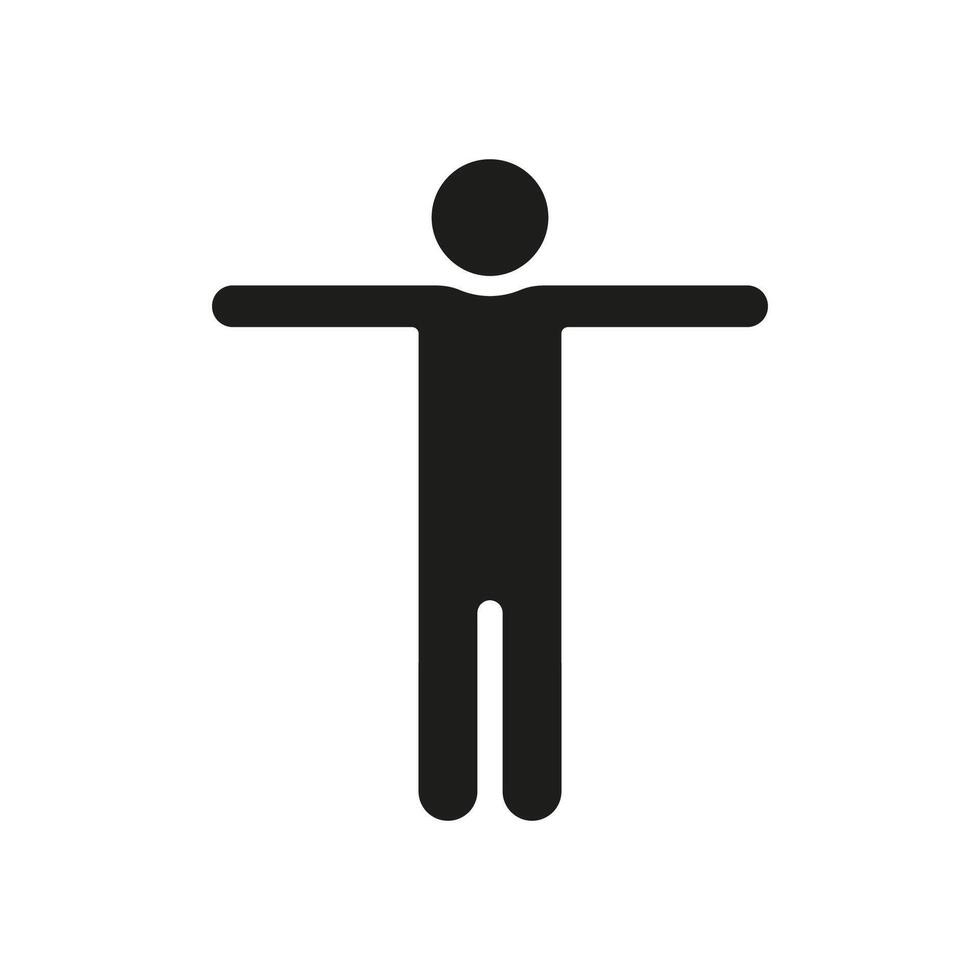
#> input picture human.jpg, 980 x 980 px
$ jupyter execute --allow-errors Project_Group_6.ipynb
#> lines starting #> are read from the running program, lines starting #| are printed output that depends on the picture; after the words box and inside, x2 and y2 are one past the last pixel; in counts of white or black regions, pixels touching at a corner belong together
# **MORPHOLOGICAL PROCESSING**

#### Clàudia Blasco (1709871)
#### Laura Buide (1710559)
#### Carla Cruz (1703329)
#### Laia Espluga (1710510)
#### Lucía Rodríguez (1705385).

## **1. Introduction**
Morphological processing is a fundamental technique in computer vision that analyzes and manipulates the structure of objects within an image. Based on set theory, it is primarily applied to **binary images** but can also be extended to **grayscale images**. Through operations such as **erosion, dilation, opening, and closing**, morphological processing enables **shape extraction, noise reduction, edge detection, and object segmentation**, making it essential in fields like **medicine, industry, and security**. This project aims to explore these concepts, demonstrating their applications and impact on image analysis.

## **2. Mathematical Foundations of Morphological Processing**

### 1. Set Theory: Understanding Sets in a Discrete Space
Morphological image processing is fundamentally based on **set theory**, where objects in a **binary image** are treated as sets of points in a **discrete space** (typically a 2D grid).
- A **binary image** consists of pixels with values **1 (foreground, object)** and **0 (background)**.
- The object in an image is represented as a **set of foreground pixels**, while the background is treated as the **complementary set**.

For example, an image \( A \) containing an object can be represented as:

$$ A = \{(x,y) \mid f(x,y) = 1\} $$

where \( f(x,y) \) is the pixel value at coordinates \( (x,y) \).

In morphological operations, these **sets of pixels** are manipulated using **structuring elements** to **modify shapes, extract features, or remove noise**.

### 2. Structuring Elements: Definition and Interaction with the Image
A **structuring element (SE)** is a small matrix (or kernel) that interacts with an image to **probe** and **modify** its structure.
- It is defined as a **binary set of pixels** (typically a small square, cross, or circle).
- The **origin (center)** of the structuring element determines how it overlaps with the image pixels.

Mathematically, if \( B \) is a structuring element, it is defined as:

$$ B = \{(x,y) \mid b(x,y) = 1\}$$

where \( b(x,y) \) represents the pixel values of the structuring element.

#### *How the Structuring Element Interacts with an Image*
- It is **placed over each pixel of the image**, aligning its center with the pixel.
- Depending on the operation (erosion, dilation, etc.), the interaction between the structuring element and the underlying pixels **modifies the image**.

For example, a **3×3 cross-shaped structuring element**:

$$ B =
\begin{bmatrix}
0 & 1 & 0 \\
1 & 1 & 1 \\
0 & 1 & 0
\end{bmatrix}
$$

This structuring element is commonly used for morphological operations like **dilation** and **erosion**.

### 3. Basic Set Operations in Morphological Processing
Morphological processing uses fundamental **set operations** to manipulate images:

#### 3.1 Intersection (A ∩ B)
- Finds **common pixels** between two sets (or binary images).
- In morphological processing, intersection can be used to **detect overlapping objects**.

Mathematically:

$$ A \cap B = \{(x,y) \mid (x,y) \in A \text{ and } (x,y) \in B\} $$

#### 3.2 Union (A ∪ B)
- Combines pixels from both sets, **merging objects** in an image.
- Used in **image fusion or combining binary masks**.

Mathematically:

$$ A \cup B = \{(x,y) \mid (x,y) \in A \text{ or } (x,y) \in B\}$$

#### 3.3 Complement (¬A)
- **Inverts the image** by flipping foreground and background.
- Used to **highlight objects against the background** or **prepare images for further processing**.

Mathematically:

$$ \neg A = \{(x,y) \mid (x,y) \notin A\}$$

### Application of These Operations in Morphology
This **mathematical foundation** forms the basis for morphological operations like **erosion, dilation, opening, and closing**, which are essential for **shape analysis, noise removal, and feature extraction** in image processing.

Here’s a Python code that demonstrates the mathematical applications for morphological image processing. This code applies fundamental morphological operations—erosion, dilation, and complementation—on a binary image, using a structuring element (kernel) to probe and modify the image’s structure.

[cell 1]
import numpy as np
import matplotlib.pyplot as plt
import cv2
from scipy.ndimage import binary_dilation

[cell 2]
# Function to apply manual erosion
def erosion_manual(image, struct_elem):
    h, w = image.shape
    sh, sw = struct_elem.shape
    pad_h, pad_w = sh // 2, sw // 2

    # Convert image to binary if it contains values in the range 0-255
    if np.max(image) == 255:
        image = image // 255  # Convert image to binary values (0 or 1)

    # Apply padding to the original image
    padded_image = np.pad(image, ((pad_h, pad_h), (pad_w, pad_w)), mode='constant', constant_values=0)
    eroded_image = np.zeros_like(image)

    # Apply erosion by scanning the image
    for i in range(h):
        for j in range(w):
            region = padded_image[i:i+sh, j:j+sw]

            # Check if all pixels corresponding to 1s in struct_elem are also 1 in the image
            if np.all(region[struct_elem == 1] == 1):
                eroded_image[i, j] = 1  # Retain pixel only if it matches the structuring element

    return eroded_image

# Function to apply dilation
def dilation(image, struct_elem):
    dilated_image = binary_dilation(image, structure=struct_elem, origin=-1)
    return dilated_image


# Create a test binary image
image = np.array([
    [0, 0, 0, 0, 0, 0, 0, 0],
    [0, 1, 1, 1, 0, 0, 0, 0],
    [0, 1, 1, 1, 0, 0, 0, 0],
    [0, 0, 0, 1, 0, 0, 0, 0],
    [0, 0, 0, 1, 1, 0, 0, 0],
    [0, 0, 0, 0, 1, 1, 0, 0],
    [0, 0, 0, 0, 0, 0, 0, 0],
    [0, 0, 0, 0, 0, 0, 0, 0]
])

# Define a small structuring element
structuring_element = np.array([
    [1, 1],
    [1, 1]
])

# Apply manual erosion and dilation
eroded_image = erosion_manual(image, structuring_element)
dilated_image = dilation(image, structuring_element)

# Compute the complement of the image
complement_image = np.logical_not(image).astype(int)

# Display images
plt.figure(figsize=(12, 4))

plt.subplot(1, 4, 1)
plt.imshow(image, cmap='gray')
plt.title('Original Image')
plt.axis('off')

plt.subplot(1, 4, 2)
plt.imshow(eroded_image, cmap='gray')
plt.title('Erosion (Manual)')
plt.axis('off')

plt.subplot(1, 4, 3)
plt.imshow(dilated_image, cmap='gray')
plt.title('Dilation (NOT Manual)')
plt.axis('off')

plt.subplot(1, 4, 4)
plt.imshow(complement_image, cmap='gray')
plt.title('Complement (¬A)')
plt.axis('off')

plt.tight_layout()
plt.show()
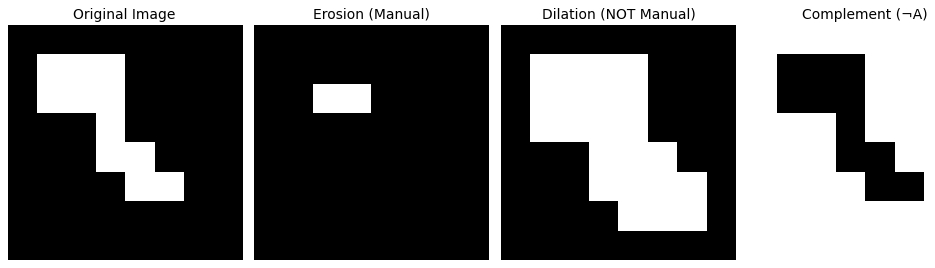
#> figure drawn by matplotlib, 4 panels

#### Explanation of the Code:
- **Original Image**: A 7x7 binary image with some foreground objects (1's) and background (0's).
- **Structuring Element**: A 3x3 cross-shaped structuring element used for morphological operations.
- **Erosion**: The operation of intersection between the image and the structuring element. Only pixels fully surrounded by the structuring element (1's) remain in the image.
- **Dilation**: The operation of union between the image and the structuring element. Pixels are added to the image where the structuring element overlaps.
- **Complement**: Inverts the image, changing foreground pixels (1's) to background pixels (0's) and vice versa.

#### How it connects to the mathematical applications:
- The **erosion** operation is equivalent to the intersection $(A \cap B)$, which removes pixels from the boundary of the foreground.
- The **dilation** operation is equivalent to the union $(A \cup B)$, which adds pixels to the boundary of the foreground.
- The **complement** operation inverts the image $( \neg A)$, flipping the 1's and 0's.

Running this code in a Jupyter notebook will display the original image and the results of the morphological operations, visually demonstrating the mathematical concepts of intersection, union, and complement.

## **3. Basic Morphological Operations**

Morphological processing is a technique used in image processing to modify and analyze shapes in an image. It works mainly with binary images (black-and-white images) and uses a structuring element, which is a small shape that interacts with objects in the image.

The four basic operations are Erosion, Dilation, Opening, and Closing.

### 1. Erosion: Making Objects Smaller

Erosion is a process that shrinks (become or make smaller in size or amount) objects in an image. It works by removing pixels from the edges of objects based on the structuring element. If the structuring element does not fully fit inside the object, that part of the object disappears.

**Uses of Erosion**:
- Removes small details or noise from an image.
- Separates objects that are touching.
- Makes objects look thinner.

**Example**: If you apply erosion to a text image, the letters will become thinner.

[cell 3]
# Load the image in grayscale
image = cv2.imread('test.jpg', cv2.IMREAD_GRAYSCALE)

# Convert the image to binary (black background, white text)
_, binary = cv2.threshold(image, 127, 255, cv2.THRESH_BINARY_INV)

# Define the kernel for the erosión
kernel = np.ones((3, 3), np.uint8)

# Apply manual erosion
#> (the rest of this cell did not finish here and is left out)

### 2. Dilation: Making Objects Bigger
Dilation is the opposite of erosion. Instead of removing pixels, it adds pixels to the edges of objects, making them larger. If any part of the structuring element touches the object, the object grows in size.

**Uses of Dilation**:
- Fills small holes inside objects.
- Connects broken parts of an object.
- Makes objects thicker.

**Example**: If you apply dilation to a broken line, the gaps will be filled, making it a complete line. In this case the line it's not broken, so it becomes thicker.

[cell 4]
# Load the image in grayscale
image = cv2.imread('test.jpg', cv2.IMREAD_GRAYSCALE)

# Convert to binary image (ensure background is black and text is white)
_, binary = cv2.threshold(image, 127, 255, cv2.THRESH_BINARY_INV)

# Define the kernel for dilation
kernel = np.ones((4, 4), np.uint8)  # Kernel size 4x4

# Apply dilation
#> (the rest of this cell did not finish here and is left out)

### 3. Opening: Removing Small Objects
Opening is a combination of erosion followed by dilation.

First, erosion removes small objects (such as noise).
Then, dilation restores the main shapes of the image.

**Uses of Opening**:
- Removes random small white dots (noise).
- Helps smooth object boundaries.
- Keeps important parts of the image while removing unwanted details.

**Example**: If an image has small white specks (like dust on a black background), opening can remove them.

[cell 5]
# Load the image in grayscale
image = cv2.imread('test.jpg', cv2.IMREAD_GRAYSCALE)

# Check the correct loading of the image
#> (the rest of this cell did not finish here and is left out)

### 4. Closing: Filling Small Gaps
Closing is the opposite of opening. It is a dilation followed by erosion.

First, dilation expands the objects, filling small holes and gaps.
Then, erosion restores the original shape without bringing back the gaps.

**Uses of Closing**:
- Fills small holes in an image.
- Connects objects that are close together.
- Makes object boundaries smoother.

**Example**: If an object has tiny black holes inside, closing will fill them up, making the object solid.

[cell 6]
# Load the image in grayscale
image = cv2.imread('test.jpg', cv2.IMREAD_GRAYSCALE)

# Verify if the image loaded correctly
#> (the rest of this cell did not finish here and is left out)

https://www.youtube.com/watch?v=yEm-ND4E2dI

## **4. Advanced Morphological Operations**
Advanced morphological operations extend basic transformations like erosion and dilation to more complex image processing tasks. These operations are widely used in computer vision, medical imaging, and pattern recognition.

The main advanced operations include Morphological Gradient, Top-Hat/Black-Hat and Skeletonization.

### 1. Morphological Gradient

Morphological Gradient is a process that highlights the edges of objects by subtracting the eroded version of an image from the dilated version.

**How Does the Kernel Affect This?**
The kernel (np.ones((3,3), np.uint8)) defines the neighborhood for dilation and erosion:

    Larger kernel → Thicker edges.
    Smaller kernel → Finer edges.

**Uses of Morphological Gradient**:
- Edge detection
- Object boundary enhancement

**Example**: If you apply this process to a text image, it will extract the edges.

[cell 7]
# Load the image in grayscale
image = cv2.imread('test.jpg', cv2.IMREAD_GRAYSCALE)

# Convert to binary image (ensure background is black and text is white)
_, binary = cv2.threshold(image, 127, 255, cv2.THRESH_BINARY_INV)

# Define the kernel for morphological operations
small_kernel = np.ones((3, 3), np.uint8)
large_kernel = np.ones((8, 8), np.uint8)

# Calculate the morphological gradient
def gradient(binary_image, kernel):
    dilated_image = dilation(binary_image, kernel)
    eroded_image = erosion_manual(binary_image, kernel)
    return dilated_image - eroded_image  # Gradient = Dilation - Erosion

# Compute gradients with different kernels
#> (the rest of this cell did not finish here and is left out)

### 2. Skeletonization

This process reduces objects to their thin, connected centerlines, preserving topology.

**Uses of Skeletonization**:
- Reducing text to its centerlines.
- Character recognition and feature extraction.

**Example**: If you apply this process to a text image, it will thin the letters to their minimal representation while preserving connectivity.

[cell 8]
from PIL import Image

def get_neighbors(image):
    """Gets the 8 neighbors of each pixel in the image using np.roll."""
    shifts = [(-1, 0), (-1, 1), (0, 1), (1, 1),
              (1, 0), (1, -1), (0, -1), (-1, -1)]
    return [np.roll(image, shift, axis=(0, 1)) for shift in shifts]

def transitions(neighbors):
    """Calculates the number of 0→1 transitions in the sequence of neighbors."""
    return sum((neighbors[i] == 0) & (neighbors[i+1] == 1) for i in range(7)) + ((neighbors[7] == 0) & (neighbors[0] == 1))

def zhang_suen_thinning(image):
    """Zhang-Suen thinning algorithm optimized with NumPy."""
    image = image.astype(np.uint8)
    changing = True
    while changing:
        changing = False
        for step in [((0, 2, 4), (2, 4, 6)), ((0, 2, 6), (0, 4, 6))]:
            neighbors = get_neighbors(image)
            sum_neighbors = sum(neighbors)
            condition1 = (image == 1) & (sum_neighbors >= 2) & (sum_neighbors <= 6)
            condition2 = transitions(neighbors) == 1
            condition3 = neighbors[step[0][0]] * neighbors[step[0][1]] * neighbors[step[0][2]] == 0
            condition4 = neighbors[step[1][0]] * neighbors[step[1][1]] * neighbors[step[1][2]] == 0
            delete_mask = condition1 & condition2 & condition3 & condition4
            if np.any(delete_mask):
                changing = True
                image[delete_mask] = 0
    return image

def skeletonize(image):
    """Converts the binary image into its skeleton using Zhang-Suen."""
    return zhang_suen_thinning(image > 0)

# Load the image
image_path = "human.jpg"
original_image = Image.open(image_path).convert('L')
binary_image = (np.array(original_image) < 128).astype(np.uint8)
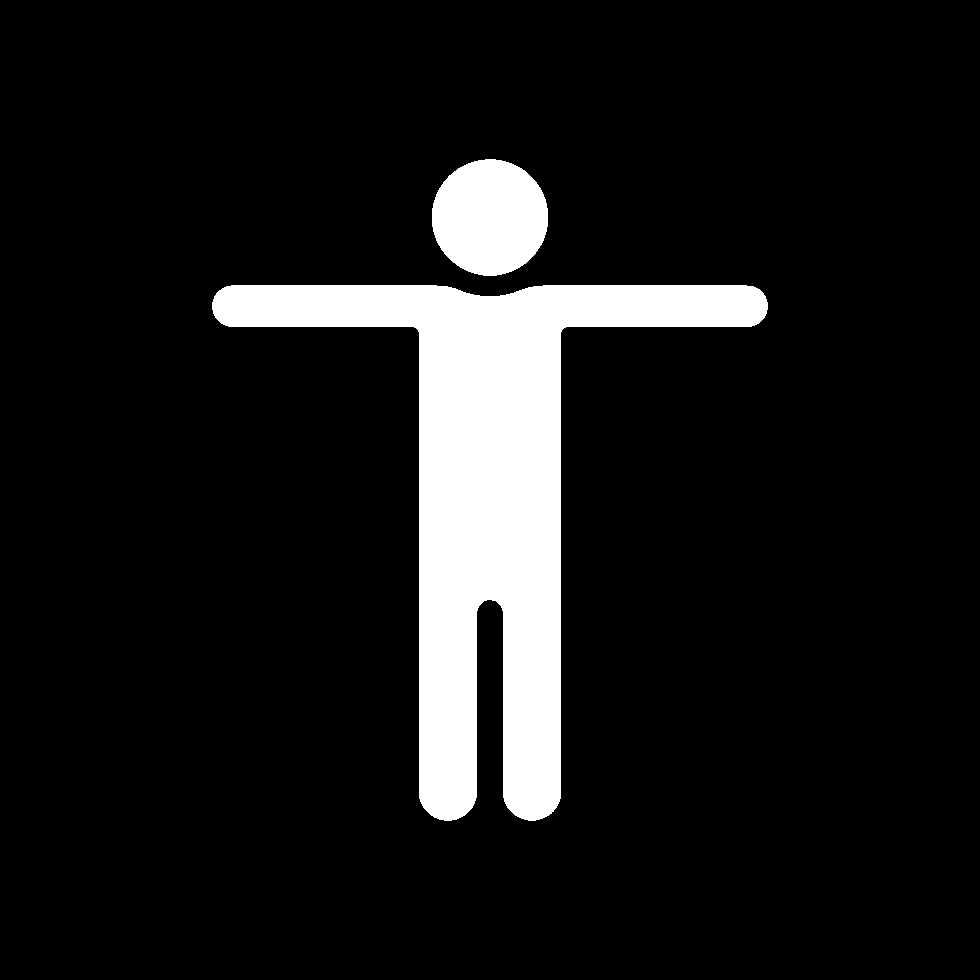
#> binary_image: shape (980, 980); values 0 (black) and 1 (white), 10.1% white; 2 white regions, box (x1, y1, x2, y2) and area: (212, 285, 768, 821) 86091, (432, 159, 548, 276) 10661

# Skeletonization
skeleton = skeletonize(binary_image)
#> after the loop in zhang_suen_thinning, `while changing:`:
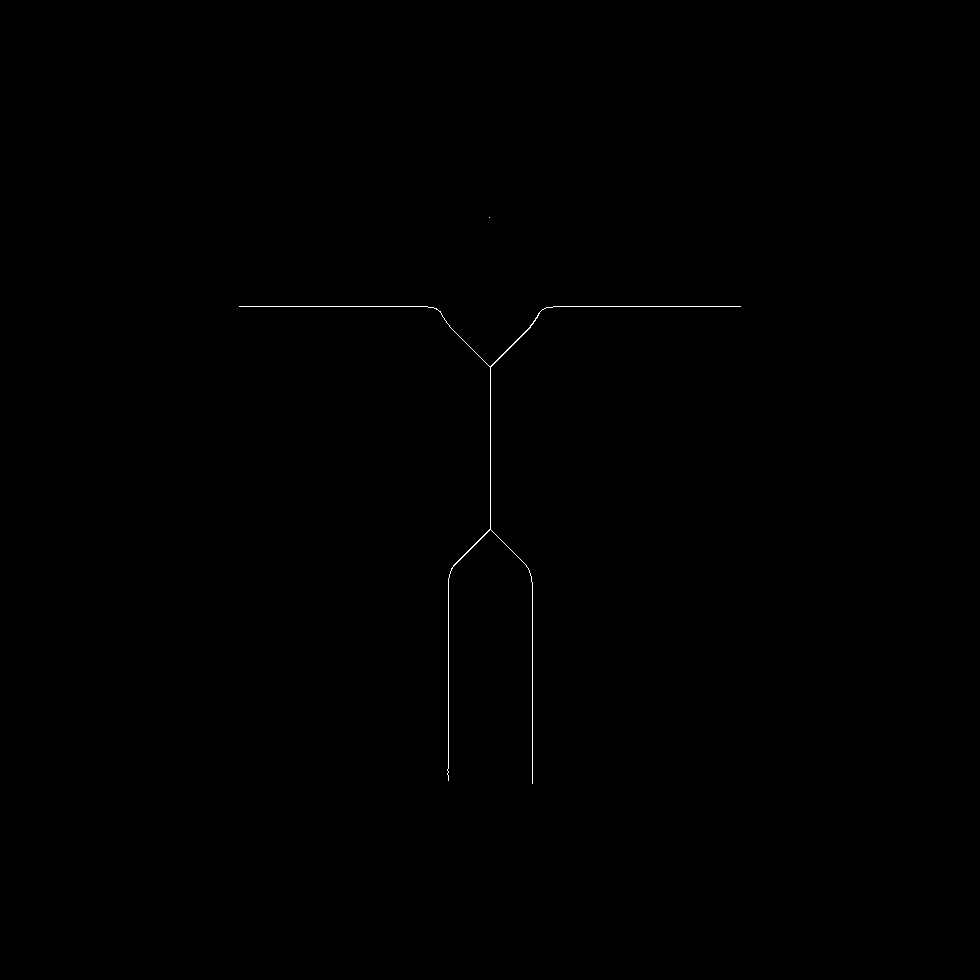
#> image: shape (980, 980); values 0 (black) and 1 (white), 0.13% white in thin lines or dots, all inside (x1, y1, x2, y2) = (239, 217, 741, 784)

# Show results
fig, axes = plt.subplots(1, 3, figsize=(15, 5))
titles = ['Original Image', 'Binary Image', 'Skeletonized Image']
images = [original_image, binary_image, skeleton]

for ax, img, title in zip(axes, images, titles):
    ax.imshow(img, cmap='gray')
    ax.set_title(title)
    ax.axis('off')
#> this loop made 3 passes
#> title on passes 1 to 3: 'Original Image', 'Binary Image', 'Skeletonized Image'

plt.tight_layout()
plt.show()
#> (the rest of the program and of its run is left out)
